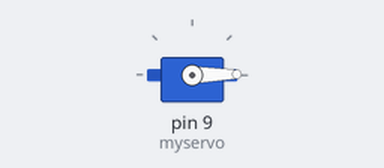
The sketch below on a simulated Arduino Uno, built with avr-gcc and run on an emulated ATmega328P. Parts: servo.

Above: at 0.05 s.
Timing chart, 0 to 4.6 s (numbered marks = the images above):
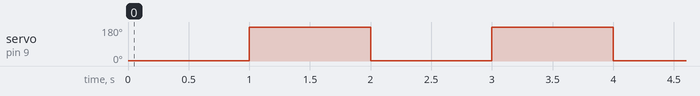

Measured:
- by itself, servo on pin 9 (myservo): alternates 180° for 1.0 s and 1° for 1.0 s

The sketch:

main.ino
```cpp
#include <Servo.h>

Servo myservo;

int pos = 0;
int motorPin = 3;

void setup() {
  myservo.attach(9);

  digitalWrite(motorPin, HIGH);
}

void loop() {
  moveTo(1);
  delay(1000);
  moveTo(360);
  delay(1000);

}

int moveTo(int pos) {
  myservo.write(pos);
}
```
